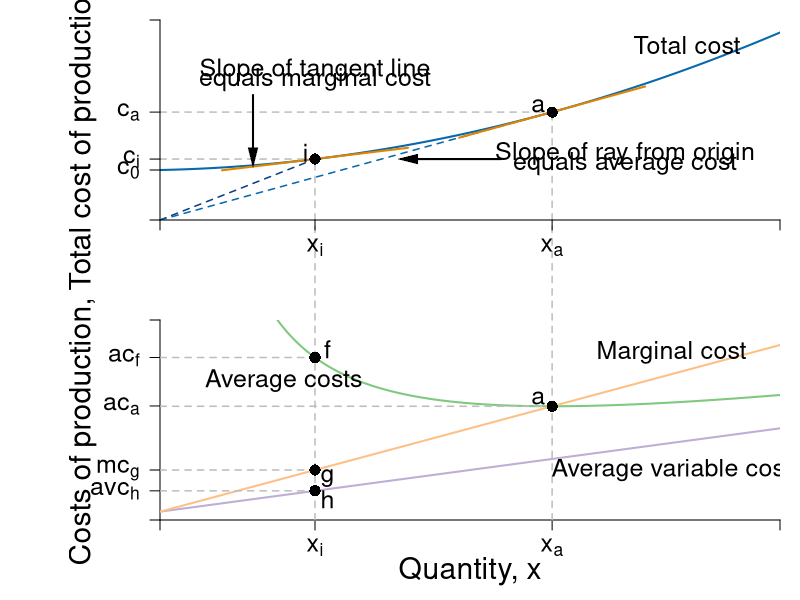

The R script that drew this image:
#Graph Designer: Scott Cohn
#Authors: Bowles and Halliday
#Title: Microeconomics: Competition, Conflict and Coordination

require(shape)
pdf(file = "firmmarketsupply/tc_ac_mc_stacked.pdf", width = 9, height = 12)

#Set parameters for graphics
axislabelsize <- 1.8
labelsize <- 1.5
namesize <- 1.8
annotatesize <- 1.5
graphlinewidth <- 2
segmentlinewidth <- 1.5

COL <- c("#7fc97f", "#beaed4", "#fdc086", "#ffff99", "#386cb0", "#f0027f", "#bf5b17", "#666666")
COLA <- c("#99d8c9","#66c2a4","#41ae76", "#238b45", "#005824")
COLB <- c("#4eb3d3", "#2b8cbe", "#0868ac","#084081")

#Edited the margins to cater for the larger LHS labels
par(mar =  c(4, 8, 1, 1), mfrow = c(2, 1))


totalcost <- function(x, c0 = 10, c1 = 2, c2 = 0.5){
  c0 + c1*x + c2*x^2
}

avgcost <- function(x, c0 = 10, c1 = 2, c2 = 0.5){
  totalcost/x
}

avgvarcost <- function(x,  c1 = 0.05, c2 = 0.05){
  (c1*x + c2*x^2)/x
}

marginalcost <- function(x, c1 = 2, c2 = 0.5){
  c1 + 2*c2*x
}

mcline <- function(x, constant = 0.3181472, slope = 0.125){
  constant + slope*x
}

isocost <- function(l, c = 10, w = 1, r = 1) {
  c - (w/r)*l
}


isoquant <- function(l, alpha = 0.5, x = 5) {
  (x / l^alpha)^(1/(1 - alpha))
}

# total cost --------------------------------------------------------------


xlims <- c(0, 10)
ylims <- c(0, 8)

npts <- 501 
x <- seq(xlims[1], xlims[2], length.out = npts)
y <- seq(ylims[1], ylims[2], length.out = npts) 
a <- c(13, 16.75, 19.25)

plot(0, 0, xlim = xlims, ylim = ylims, type = "n",
     xlab = expression(paste("")),
     ylab = expression(paste("")), 
     xaxt = "n", 
     yaxt = "n", 
     cex.lab = axislabelsize, 
     bty = "n",
     xaxs = "i", 
     yaxs = "i")

# Choose x_i

i <- c(2, 2.5, 3, 3.5, 4)
xi <- i[2]

ticksy <- c(0, 2, totalcost(x = xi, c0 = 2, c1 = 0.05, c2 = 0.05), totalcost(x = 6.32456, c0 = 2, c1 = 0.05, c2 = 0.05), ylims[2])
ylabels <- c(NA, expression(paste(c[0])), expression(paste(c[i])), expression(paste(c[a])), NA)
ticksx <- c(0, xi, 6.32456, xlims[2])
xlabels <- c(NA, expression(paste(x[i])), expression(paste(x[a])), NA)

npts <- 500 
xx1 <- seq(xlims[1], xlims[2], length.out = npts)
xx3 <- seq(xi - 1.5, xi + 1.5, length.out = npts)
xx4 <- seq(4.82456, 7.82456, length.out = npts)


lines(xx1, totalcost(xx1, c0 = 2, c1 = 0.05, c2 = 0.05), col = COLB[3], lwd = graphlinewidth)

#Label the axes
#mtext(expression(paste("Quantity of output, ", x)), side = 1, line = 2.5, cex = axislabelsize)
text(-1.25, 0.5*ylims[2], expression(paste("Total cost of production, ", c)), xpd = TRUE, cex = axislabelsize, srt = 90) 

#Draw segments for average cost
segments(0, totalcost(x = xi, c0 = 2, c1 = 0.05, c2 = 0.05), xi, totalcost(x = xi, c0 = 2, c1 = 0.05, c2 = 0.05), lty = 2, col = "gray" , lwd = segmentlinewidth)
segments(xi, -20, xi, totalcost(x = xi, c0 = 2, c1 = 0.05, c2 = 0.05), lty = 2, col = "gray" , lwd = segmentlinewidth, xpd = TRUE)

segments(0, totalcost(x = 6.32456, c0 = 2, c1 = 0.05, c2 = 0.05), 6.32456, totalcost(x = 6.32456, c0 = 2, c1 = 0.05, c2 = 0.05), lty = 2, col = "gray" , lwd = segmentlinewidth)
segments(6.32456, -20, 6.32456, totalcost(x = 6.32456, c0 = 2, c1 = 0.05, c2 = 0.05), lty = 2, col = "gray" , lwd = segmentlinewidth, xpd = TRUE)

segments(0, 0, xi, totalcost(x = xi, c0 = 2, c1 = 0.05, c2 = 0.05), lty = 2, col = COLB[4] , lwd = segmentlinewidth)
segments(0, 0, 6.32456, totalcost(x = 6.32456, c0 = 2, c1 = 0.05, c2 = 0.05), lty = 2, col = COLB[3] , lwd = segmentlinewidth)

lines(xx3, mcline(xx3, constant = totalcost(x = xi, c0 = 2, c1 = 0.05, c2 = 0.05) - xi*marginalcost(x = xi, c1 = 0.05, c2 = 0.05), slope = marginalcost(x = xi, c1 = 0.05, c2 = 0.05)), 
      col = "#E18500", lty = 1, lwd = graphlinewidth)
lines(xx4, mcline(xx4, constant = totalcost(x = 6.32456, c0 = 2, c1 = 0.05, c2 = 0.05) - 6.32456*marginalcost(x = 6.32456, c1 = 0.05, c2 = 0.05), slope = marginalcost(x = 6.32456, c1 = 0.05, c2 = 0.05)), 
      col = "#E18500", lty = 1, lwd = graphlinewidth)

points(xi, totalcost(x = xi, c0 = 2, c1 = 0.05, c2 = 0.05), pch = 16, col = "black", cex = 1.5)
text(xi - 0.15, totalcost(x = xi, c0 = 2, c1 = 0.05, c2 = 0.05) + 0.25, expression("i"), cex = annotatesize)

points(6.32456, totalcost(x = 6.32456, c0 = 2, c1 = 0.05, c2 = 0.05), pch = 16, col = "black", cex = 1.5)
text(6.1, totalcost(x = 6.32456, c0 = 2, c1 = 0.05, c2 = 0.05) + 0.25, expression("a"), cex = annotatesize)

#Marginal Cost
text(7.5, totalcost(x = xi, c0 = 2, c1 = 0.05, c2 = 0.05) + 0.2, expression(paste("Slope of ray from origin")), cex = annotatesize)
text(7.5, totalcost(x = xi, c0 = 2, c1 = 0.05, c2 = 0.05) - 0.2, expression(paste("equals average cost")), cex = annotatesize)
Arrows(5.5, totalcost(x = xi, c0 = 2, c1 = 0.05, c2 = 0.05), xi + 1.5, totalcost(x = xi, c0 = 2, c1 = 0.05, c2 = 0.05) , col = "black", lty = 1, lwd = 2, arr.type = "triangle", arr.lwd = 0.5)

#Label the cost curve
text(8.5, 7, expression("Total cost"), cex = annotatesize)
#text(11.5, 13.5, expression(paste(tc(x) == c[0] + c[1]*x + c[2]*x^2)), cex = annotatesize)

#Average Cost
text(2.5, 6.0, expression(paste("Slope of tangent line")), cex = annotatesize)
text(2.5, 5.6, expression(paste("equals marginal cost")), cex = annotatesize)
Arrows(1.5, 5, 1.5, 2.5, col = "black", lty = 1, lwd = 2, arr.type = "triangle", arr.lwd = 0.5)


axis(1, at = ticksx, pos = 0, labels = xlabels, cex.axis = labelsize)
axis(2, at = ticksy, pos = 0, labels = ylabels, las = 1, cex.axis = labelsize)

# ac & mc -----------------------------------------------------------------

avgcost <- function(x,  c0 = 2, c1 = 0.05, c2 = 0.05){
  (c0 + c1*x + c2*x^2)/x
}

marginalcost <- function(x, c1 = 0.05, c2 = 0.05){
  c1 + 2*c2*x
}

xlims <- c(0, 10)
ylims <- c(0, 1.2)

npts <- 501 
x <- seq(xlims[1], xlims[2], length.out = npts)
y <- seq(ylims[1], ylims[2], length.out = npts) 
a <- c(13, 16.75, 19.25)

plot(0, 0, xlim = xlims, ylim = ylims, type = "n",
     xlab = expression(paste("")),
     ylab = expression(paste("")), 
     xaxt = "n", 
     yaxt = "n", 
     cex.lab = axislabelsize, 
     bty = "n",
     xaxs = "i", 
     yaxs = "i")


ticksy <- c(0, avgvarcost(x = xi), marginalcost(x = xi), avgcost(6.82456), avgcost(x = xi), ylims[2])
ylabels <- c(NA, expression(paste(avc[h])), expression(paste(mc[g])), expression(paste(ac[a])), expression(paste(ac[f])), NA)
ticksx <- c(0, xi, 6.32456, xlims[2])
xlabels <- c(NA, expression(paste(x[i])), expression(paste(x[a])), NA)


axis(1, at = ticksx, pos = 0, labels = xlabels, cex.axis = labelsize)
axis(2, at = ticksy, pos = 0, labels = ylabels, las = 1, cex.axis = labelsize)

npts <- 500 
xx1 <- seq(xlims[1], xlims[2], length.out = npts)
xx3 <- seq(4, 8, length.out = npts)
xx4 <- seq(xlims[1], 6.32456, length.out = npts)
xx5 <- seq(6.32456, xlims[2], length.out = npts)

lines(xx1, avgcost(xx1, c0 = 2, c1 = 0.05, c2 = 0.05), col = COL[1], lwd = graphlinewidth)
lines(xx1, avgvarcost(xx1, c1 = 0.05, c2 = 0.05), col = COL[2], lwd = graphlinewidth)
lines(xx1, marginalcost(xx1, c1 = 0.05, c2 = 0.05), lty = 1, col = COL[3], lwd = graphlinewidth)
#lines(xx5, marginalcost(xx5, c1 = 0.05, c2 = 0.05), col = COL[3], lwd = graphlinewidth)

#Label the axes
mtext(expression(paste("Quantity, ", x)), side = 1, line = 2.5, cex = axislabelsize)
text(-1.25, 0.5*ylims[2], expression(paste("Costs of production, ", c)), xpd = TRUE, cex = axislabelsize, srt = 90) 


#Draw segments for average cost
segments(0, avgcost(x = xi, c0 = 2, c1 = 0.05, c2 = 0.05), xi, avgcost(x = xi, c0 = 2, c1 = 0.05, c2 = 0.05), lty = 2, col = "gray" , lwd = segmentlinewidth)
segments(xi, 0, xi, avgcost(x = xi) + 10, lty = 2, col = "gray" , lwd = segmentlinewidth, xpd = TRUE)
segments(0, marginalcost(x = xi), xi, marginalcost(x = xi), lty = 2, col = "gray" , lwd = segmentlinewidth)
segments(0, avgvarcost(x = xi), xi, avgvarcost(x = xi), lty = 2, col = "gray" , lwd = segmentlinewidth)
points(xi, avgcost(x = xi, c0 = 2, c1 = 0.05, c2 = 0.05), pch = 16, col = "black", cex = 1.5)

text(xi + 0.2, avgcost(x = xi) + 0.05, expression(paste("f")), cex = labelsize)
points(xi, avgcost(x = xi), pch = 16, col = "black", cex = 1.5)

text(xi + 0.2, marginalcost(x = xi) - 0.05, expression(paste("g")), cex = labelsize)
points(xi, marginalcost(x = xi), pch = 16, col = "black", cex = 1.5)

text(xi + 0.2, avgvarcost(x = xi) - 0.05, expression(paste("h")), cex = labelsize)
points(xi, avgvarcost(x = xi), pch = 16, col = "black", cex = 1.5)

#Label the cost curve
text(12.7, 12, expression("Total cost"), cex = labelsize)
# text(12.5, 13.5, expression(paste(tc(x) == c[0] + c[1]*x + c[2]*x^2)), cex = annotatesize)

#Average Cost
text(2, avgcost(x = 3.2), expression(paste("Average costs")), cex = labelsize)
# text(3.75, avgcost(x = 3.2) + 0.67, expression(paste(ac(x) == frac(c[0],x) + c[1] + c[2]*x)), cex = annotatesize)

#Average cost minimum
segments(0, avgcost(x = 6.32456), 6.32456, avgcost(x = 6.32456), lty = 2, col = "gray" , lwd = segmentlinewidth)
segments(6.32456, 0, 6.32456, 2, lty = 2, col = "gray" , lwd = segmentlinewidth, xpd = TRUE)
text(6.1, avgcost(x = 6.32456) + 0.05, expression(paste("a")), cex = annotatesize)
points(6.32456, avgcost(x = 6.32456), pch = 16, col = "black", cex = 1.5)


#Marginal Cost
text(8.25, marginalcost(x = 8.25) + 0.13, expression(paste("Marginal cost")), cex = annotatesize)
# text(11, marginalcost(x = 12) + 0.2, expression(paste(mc(x) == c[1] + 2*c[2]*x)), cex = annotatesize)

#Average Variable Cost
text(8.25, avgvarcost(x = 8) - 0.15, expression(paste("Average variable cost")), cex = annotatesize)
# text(12, avgvarcost(x = 12) - 0.325, expression(paste(avc(x) == c[1] + c[2]*x)), cex = annotatesize)


dev.off()
